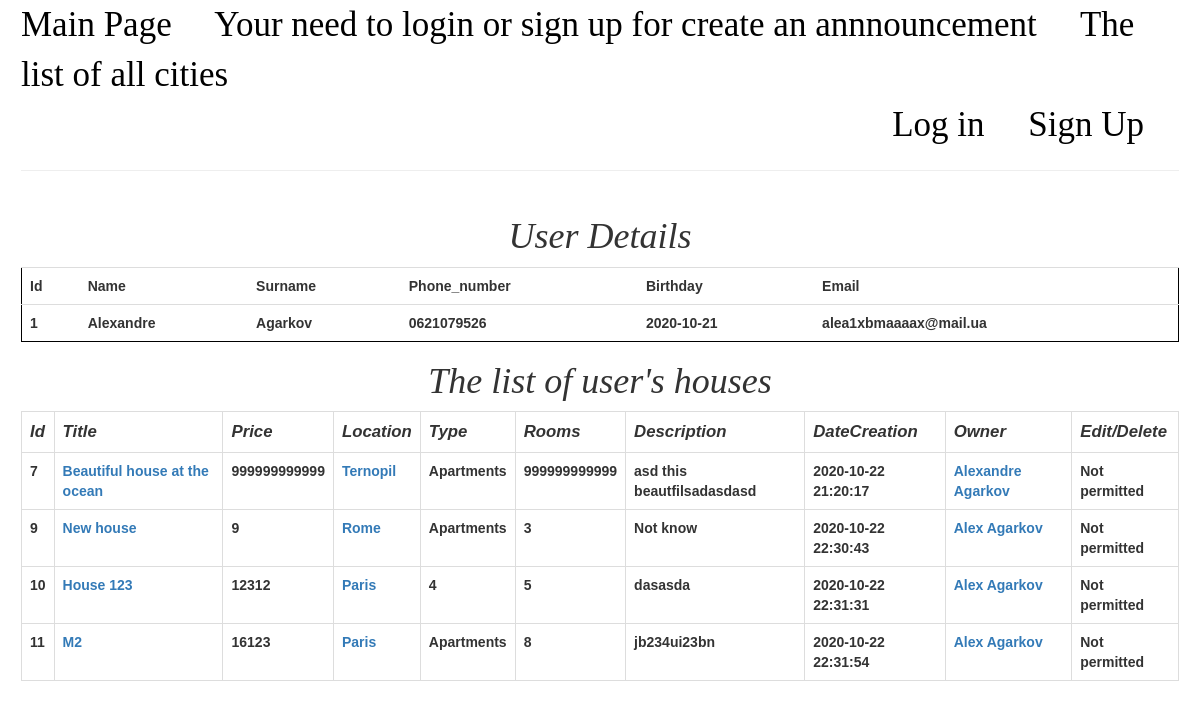
The page /user/1 on the database as committed earlier.
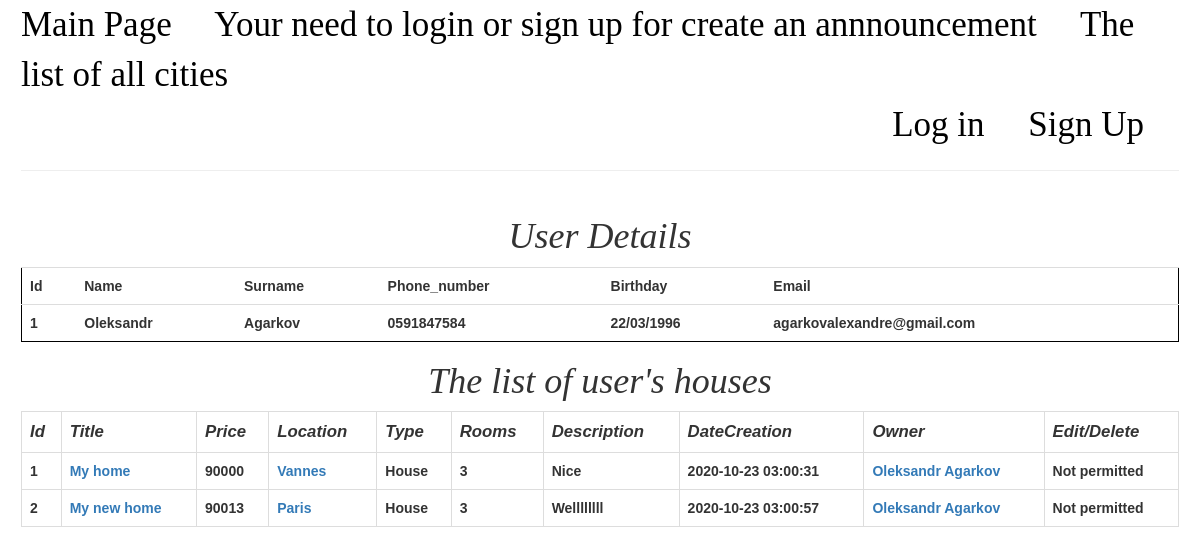
The same page on the database as committed later.
### models.py (models this page shows, shortened)
class Client(UserMixin, db.Model):
    __table_args__ = {'extend_existing': True}
    id = db.Column(db.INTEGER, primary_key=True)
    name = db.Column(db.String(50), nullable=False)
    surname = db.Column(db.String(50), nullable=False)
    phone_number = db.Column(db.String(5), nullable=False, unique=False)
    birthday = db.Column(db.String(11), nullable=False)
    email = db.Column(db.String, nullable=False, unique=False)
    password = db.Column(db.INTEGER, nullable=False)

class House(db.Model):
    __table_args__ = {'extend_existing': True}
    id = db.Column(db.INTEGER, primary_key=True)
    title = db.Column(db.String(50), nullable=False)
    location = db.Column(db.String(50), nullable=False)
    type = db.Column(db.String(50), nullable=False)
    rooms = db.Column(db.INTEGER, nullable=False)
    price = db.Column(db.INTEGER, nullable=False)
    description = db.Column(db.Text, nullable=False)
    author = db.Column(db.String, nullable=False)
    author_id = db.Column(db.INTEGER, nullable=False)
    dateCreation = db.Column(db.DateTime, nullable=False, default=sqlalchemy.sql.func.now())

### app.py (the view)
@app.route('/user/<int:id>', methods=['GET'])
def infoUser(id):
    user = models.getUserByid(id)
    houses = models.getHouseByUser(id)
    return render_template('userDetails.html', houses=houses, user=user)

### models.py (called while the page is built)
def getUserByid(id):
    return Client.query.get(id)

def getHouseByUser(userId):
    return House.query.filter(House.author_id == userId).all()

### templates/userDetails.html (shortened to what this page needs)
{% extends 'base.html' %}
{% block body %}
    <h1>User Details</h1>
    <table class="table table-hover">
        <tr class="header">
            <th>Id</th>
            <th>Name</th>
            <th>Surname</th>
            <th>Phone_number</th>
            <th>Birthday</th>
            <th>Email</th>
        </tr>
        <tr>
            <th>{{ user.id }}</th>
            <th>{{ user.name }}</th>
            <th>{{ user.surname }}</th>
            <th>{{ user.phone_number }}</th>
            <th>{{ user.birthday }}</th>
            <th>{{ user.email }}</th>
        </tr>
    </table>
    <h1>The list of user's houses</h1>
    {% include 'template_table_house.html' %}
{% endblock %}

### templates/base.html (shortened to what this page needs)
<!DOCTYPE html>
<html lang="en">
<head>
    <link rel="stylesheet" type="text/css" href="{{ url_for('static', filename='../static/css/main.css') }}">
    <link rel="stylesheet" href="https://maxcdn.bootstrapcdn.com/bootstrap/3.4.1/css/bootstrap.min.css">
</head>
<body>
<div class="fullBody">
    <div class="menu">
        <a href="{{ url_for('index') }}">Main Page</a>
        {% if current_user.is_authenticated %}
            <a href="{{ url_for('addAnnouncement') }}">Add announcement</a>
        {% else %}
            <a href="{{ url_for('login') }}">Your need to login or sign up for create an annnouncement</a>
        {% endif %}
        <a href="{{ url_for('allCities') }}">The list of all cities</a>
        <div class="auth">
            {% if not current_user.is_authenticated %}
                <a href=" {{ url_for('login') }}">Log in</a>
                <a href=" {{ url_for('signUp') }}">Sign Up</a>
            {% endif %}
        </div>
        <hr>
    </div>
    {% block body %}
    {% endblock %}
</div>
</body>
</html>

### templates/template_table_house.html
<table class="table table-hover table-bordered">
    <tr class="headers">
        <th>Id</th>
        <th>Title</th>
        <th>Price</th>
        <th>Location</th>
        <th>Type</th>
        <th>Rooms</th>
        <th>Description</th>
        <th>DateCreation</th>
        <th>Owner</th>
        <th colspan="2">Edit/Delete</th>
    </tr>
    {% for house in houses %}
        <tr>
            <th>{{ house.id }}</th>
            <th><a href="/house/{{ house.id }}">{{ house.title }}</a></th>
            <th>{{ house.price }}</th>
            <th><a href="/search/city/{{ house.location }}">{{ house.location }}</a></th>
            <th>{{ house.type }}</th>
            <th>{{ house.rooms }}</th>
            <th>{{ house.description }}</th>
            <th>{{ house.dateCreation }}</th>
            <th><a href="/user/{{ house.author_id }}">{{ house.author }}</a></th>
            {% if house.author_id == current_user.id %}
                <th><a href="/house/edit/{{ house.id }}">Edit</a></th>
                <th><a href="/house/delete/{{ house.id }}">Delete</a></th>
            {% else %}
                <th colspan="2">Not permitted</th>
            {% endif %}
        </tr>
    {% endfor %}
</table>

### static/css/main.css (style rules this page uses)
.fullBody { font-family: Times New Roman; margin-left: 1.5em; margin-right: 1.5em; }
.auth { text-align: right; }
table { border: black 1px solid; font-family: "Trebuchet MS", Arial, Helvetica, sans-serif; width: 100%; }
h1 { text-align: center; font-style: italic; color: cornflowerblue; }
.menu { display: inline-block; font-size: 2.5em; width: 100%; }
.menu a { margin-right: 1em; color: black; }
.headers { font-style: italic; font-size: 1.2em; }

Rows that differ between the two databases and show on the page:
removed House: id "7", title "Beautiful house at the ocean", price "999999999999", location "Ternopil", type "Apartments", rooms "999999999999", description "asd this beautfilsadasdasd", dateCreation "2020-10-22 21:20:17", author "Alexandre Agarkov", shows "Not permitted"
removed House: id "9", title "New house", price "9", location "Rome", type "Apartments", rooms "3", description "Not know", dateCreation "2020-10-22 22:30:43", author "Alex Agarkov", shows "Not permitted"
removed House: id "10", title "House 123", price "12312", location "Paris", type "4", rooms "5", description "dasasda", dateCreation "2020-10-22 22:31:31", author "Alex Agarkov", shows "Not permitted"
removed House: id "11", title "M2", price "16123", location "Paris", type "Apartments", rooms "8", description "jb234ui23bn", dateCreation "2020-10-22 22:31:54", author "Alex Agarkov", shows "Not permitted"
changed Client "Agarkov": name "Alexandre" → "Oleksandr"; phone_number "0621079526" → "0591847584"; birthday "2020-10-21" → "22/03/1996"; email "alea1xbmaaaax@mail.ua" → "agarkovalexandre@gmail.com"
added House: id "1", title "My home", price "90000", location "Vannes", type "House", rooms "3", description "Nice", dateCreation "2020-10-23 03:00:31", author "Oleksandr Agarkov", shows "Not permitted"
added House: id "2", title "My new home", price "90013", location "Paris", type "House", rooms "3", description "Wellllllll", dateCreation "2020-10-23 03:00:57", author "Oleksandr Agarkov", shows "Not permitted"
